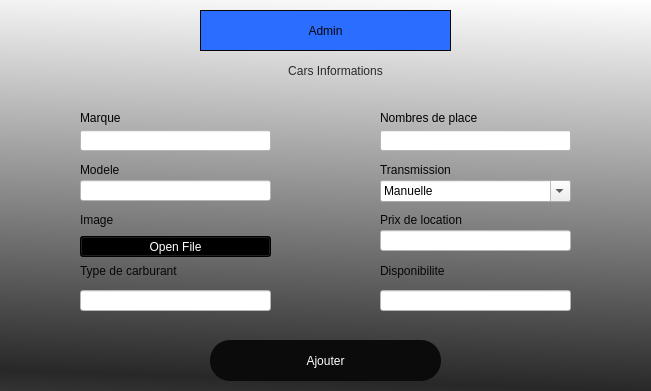
<?xml version="1.0" encoding="UTF-8"?>
<ui version="4.0">
 <class>Dialog</class>
 <widget class="QDialog" name="Dialog">
  <property name="enabled">
   <bool>true</bool>
  </property>
  <property name="geometry">
   <rect>
    <x>0</x>
    <y>0</y>
    <width>651</width>
    <height>391</height>
   </rect>
  </property>
  <property name="windowTitle">
   <string>Dialog</string>
  </property>
  <widget class="QWidget" name="widget" native="true">
   <property name="geometry">
    <rect>
     <x>0</x>
     <y>0</y>
     <width>651</width>
     <height>391</height>
    </rect>
   </property>
   <property name="styleSheet">
    <string notr="true">background-color: qlineargradient(spread:reflect, x1:0.943, y1:1, x2:1, y2:0, stop:0 rgba(40, 40, 40, 255), stop:1 rgba(255, 255, 255, 255));</string>
   </property>
   <widget class="QLabel" name="label">
    <property name="geometry">
     <rect>
      <x>200</x>
      <y>10</y>
      <width>251</width>
      <height>41</height>
     </rect>
    </property>
    <property name="styleSheet">
     <string notr="true">font: 28pt &quot;MS Shell Dlg 2&quot;;color:rgb(6, 6, 6);
background-color:rgb(42, 109, 255)</string>
    </property>
    <property name="frameShape">
     <enum>QFrame::Box</enum>
    </property>
    <property name="text">
     <string>Admin</string>
    </property>
    <property name="textFormat">
     <enum>Qt::AutoText</enum>
    </property>
    <property name="alignment">
     <set>Qt::AlignCenter</set>
    </property>
    <property name="wordWrap">
     <bool>false</bool>
    </property>
   </widget>
   <widget class="QLabel" name="label_2">
    <property name="geometry">
     <rect>
      <x>130</x>
      <y>50</y>
      <width>411</width>
      <height>41</height>
     </rect>
    </property>
    <property name="styleSheet">
     <string notr="true">font: 20pt &quot;MS Shell Dlg 2&quot;;
background-color: None;
color: rgb(42, 42, 42)</string>
    </property>
    <property name="text">
     <string>Cars Informations</string>
    </property>
    <property name="alignment">
     <set>Qt::AlignCenter</set>
    </property>
   </widget>
   <widget class="QPushButton" name="Ajouter">
    <property name="geometry">
     <rect>
      <x>210</x>
      <y>340</y>
      <width>231</width>
      <height>41</height>
     </rect>
    </property>
    <property name="styleSheet">
     <string notr="true">border-radius:20px;
background-color: rgb(11, 11, 11);
color:white;
font: 22pt &quot;MS Shell Dlg 2&quot;;</string>
    </property>
    <property name="text">
     <string>Ajouter</string>
    </property>
    <property name="iconSize">
     <size>
      <width>12</width>
      <height>12</height>
     </size>
    </property>
    <property name="checkable">
     <bool>true</bool>
    </property>
    <property name="autoDefault">
     <bool>true</bool>
    </property>
    <property name="default">
     <bool>false</bool>
    </property>
    <property name="flat">
     <bool>false</bool>
    </property>
   </widget>
   <widget class="QLineEdit" name="Marque">
    <property name="geometry">
     <rect>
      <x>80</x>
      <y>130</y>
      <width>191</width>
      <height>21</height>
     </rect>
    </property>
    <property name="styleSheet">
     <string notr="true">background-color: rgb(255, 255, 255);</string>
    </property>
   </widget>
   <widget class="QLabel" name="label_3">
    <property name="geometry">
     <rect>
      <x>80</x>
      <y>110</y>
      <width>191</width>
      <height>16</height>
     </rect>
    </property>
    <property name="styleSheet">
     <string notr="true">color:rgb(0, 0, 0);
font: 16pt &quot;MS Shell Dlg 2&quot;;
background-color: None;</string>
    </property>
    <property name="text">
     <string>Marque</string>
    </property>
   </widget>
   <widget class="QLineEdit" name="Modele">
    <property name="geometry">
     <rect>
      <x>80</x>
      <y>180</y>
      <width>191</width>
      <height>21</height>
     </rect>
    </property>
    <property name="styleSheet">
     <string notr="true">background-color: rgb(255, 255, 255);</string>
    </property>
   </widget>
   <widget class="QLabel" name="label_4">
    <property name="geometry">
     <rect>
      <x>80</x>
      <y>160</y>
      <width>191</width>
      <height>20</height>
     </rect>
    </property>
    <property name="styleSheet">
     <string notr="true">color: rgb(6, 6, 6);
font: 16pt &quot;MS Shell Dlg 2&quot;;
background-color: None;
</string>
    </property>
    <property name="text">
     <string>Modele</string>
    </property>
   </widget>
   <widget class="QLabel" name="error">
    <property name="geometry">
     <rect>
      <x>200</x>
      <y>320</y>
      <width>261</width>
      <height>21</height>
     </rect>
    </property>
    <property name="styleSheet">
     <string notr="true">font: 10pt &quot;MS Shell Dlg 2&quot;;color:red;
background-color: None;</string>
    </property>
    <property name="text">
     <string/>
    </property>
    <property name="alignment">
     <set>Qt::AlignCenter</set>
    </property>
   </widget>
   <widget class="QLabel" name="label_5">
    <property name="geometry">
     <rect>
      <x>80</x>
      <y>210</y>
      <width>191</width>
      <height>20</height>
     </rect>
    </property>
    <property name="styleSheet">
     <string notr="true">color: rgb(6, 6, 6);
font: 16pt &quot;MS Shell Dlg 2&quot;;
background-color: None;</string>
    </property>
    <property name="text">
     <string>Image</string>
    </property>
   </widget>
   <widget class="QLabel" name="label_6">
    <property name="geometry">
     <rect>
      <x>80</x>
      <y>260</y>
      <width>191</width>
      <height>21</height>
     </rect>
    </property>
    <property name="styleSheet">
     <string notr="true">color: rgb(6, 6, 6);
background-color: None;
font: 16pt &quot;MS Shell Dlg 2&quot;;</string>
    </property>
    <property name="text">
     <string>Type de carburant</string>
    </property>
   </widget>
   <widget class="QLabel" name="label_7">
    <property name="geometry">
     <rect>
      <x>380</x>
      <y>160</y>
      <width>191</width>
      <height>20</height>
     </rect>
    </property>
    <property name="styleSheet">
     <string notr="true">color: rgb(6, 6, 6);
font: 16pt &quot;MS Shell Dlg 2&quot;;
background-color: None;
</string>
    </property>
    <property name="text">
     <string>Transmission</string>
    </property>
   </widget>
   <widget class="QLineEdit" name="Nombres_place">
    <property name="geometry">
     <rect>
      <x>380</x>
      <y>130</y>
      <width>191</width>
      <height>21</height>
     </rect>
    </property>
    <property name="styleSheet">
     <string notr="true">background-color: rgb(255, 255, 255);</string>
    </property>
   </widget>
   <widget class="QLabel" name="label_8">
    <property name="geometry">
     <rect>
      <x>380</x>
      <y>210</y>
      <width>191</width>
      <height>20</height>
     </rect>
    </property>
    <property name="styleSheet">
     <string notr="true">color: rgb(6, 6, 6);
font: 16pt &quot;MS Shell Dlg 2&quot;;
background-color: None;</string>
    </property>
    <property name="text">
     <string>Prix de location</string>
    </property>
   </widget>
   <widget class="QLabel" name="label_9">
    <property name="geometry">
     <rect>
      <x>380</x>
      <y>110</y>
      <width>191</width>
      <height>16</height>
     </rect>
    </property>
    <property name="styleSheet">
     <string notr="true">color:rgb(0, 0, 0);
font: 16pt &quot;MS Shell Dlg 2&quot;;
background-color: None;</string>
    </property>
    <property name="text">
     <string>Nombres de place</string>
    </property>
   </widget>
   <widget class="QLabel" name="label_10">
    <property name="geometry">
     <rect>
      <x>380</x>
      <y>260</y>
      <width>191</width>
      <height>21</height>
     </rect>
    </property>
    <property name="styleSheet">
     <string notr="true">color: rgb(6, 6, 6);
background-color: None;
font: 16pt &quot;MS Shell Dlg 2&quot;;</string>
    </property>
    <property name="text">
     <string>Disponibilite</string>
    </property>
   </widget>
   <widget class="QLineEdit" name="Prix_loc">
    <property name="geometry">
     <rect>
      <x>380</x>
      <y>230</y>
      <width>191</width>
      <height>21</height>
     </rect>
    </property>
    <property name="styleSheet">
     <string notr="true">background-color: rgb(255, 255, 255);</string>
    </property>
   </widget>
   <widget class="QLabel" name="success">
    <property name="geometry">
     <rect>
      <x>200</x>
      <y>320</y>
      <width>261</width>
      <height>21</height>
     </rect>
    </property>
    <property name="styleSheet">
     <string notr="true">font: 10pt &quot;MS Shell Dlg 2&quot;;color:rgb(33, 219, 0);
background-color: None;</string>
    </property>
    <property name="text">
     <string/>
    </property>
    <property name="alignment">
     <set>Qt::AlignCenter</set>
    </property>
   </widget>
   <widget class="QLineEdit" name="Disponibilite">
    <property name="geometry">
     <rect>
      <x>380</x>
      <y>290</y>
      <width>191</width>
      <height>21</height>
     </rect>
    </property>
    <property name="styleSheet">
     <string notr="true">background-color: rgb(255, 255, 255);</string>
    </property>
   </widget>
   <widget class="QLineEdit" name="Type_carburant">
    <property name="geometry">
     <rect>
      <x>80</x>
      <y>290</y>
      <width>191</width>
      <height>21</height>
     </rect>
    </property>
    <property name="styleSheet">
     <string notr="true">background-color: rgb(255, 255, 255);</string>
    </property>
   </widget>
   <widget class="QPushButton" name="Image">
    <property name="geometry">
     <rect>
      <x>80</x>
      <y>236</y>
      <width>191</width>
      <height>21</height>
     </rect>
    </property>
    <property name="styleSheet">
     <string notr="true">background-color:rgb(0, 0, 0);
color:white</string>
    </property>
    <property name="text">
     <string>Open File</string>
    </property>
   </widget>
   <widget class="QComboBox" name="Transmission">
    <property name="geometry">
     <rect>
      <x>380</x>
      <y>180</y>
      <width>191</width>
      <height>22</height>
     </rect>
    </property>
    <property name="styleSheet">
     <string notr="true">background-color: None;</string>
    </property>
    <property name="editable">
     <bool>true</bool>
    </property>
    <item>
     <property name="text">
      <string>Manuelle</string>
     </property>
    </item>
    <item>
     <property name="text">
      <string>Automatique</string>
     </property>
    </item>
   </widget>
  </widget>
 </widget>
 <resources/>
 <connections/>
</ui>
